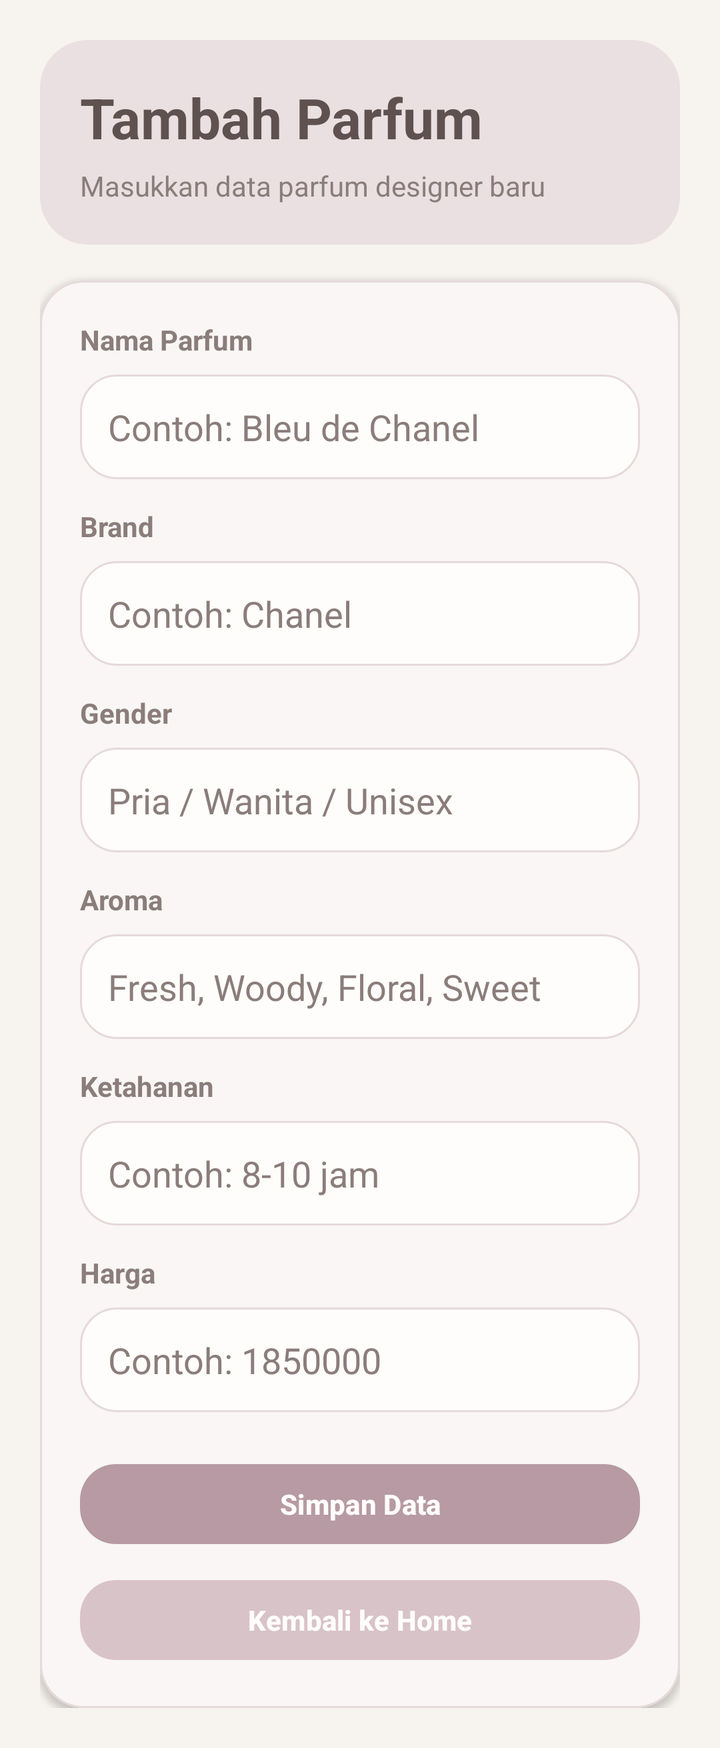
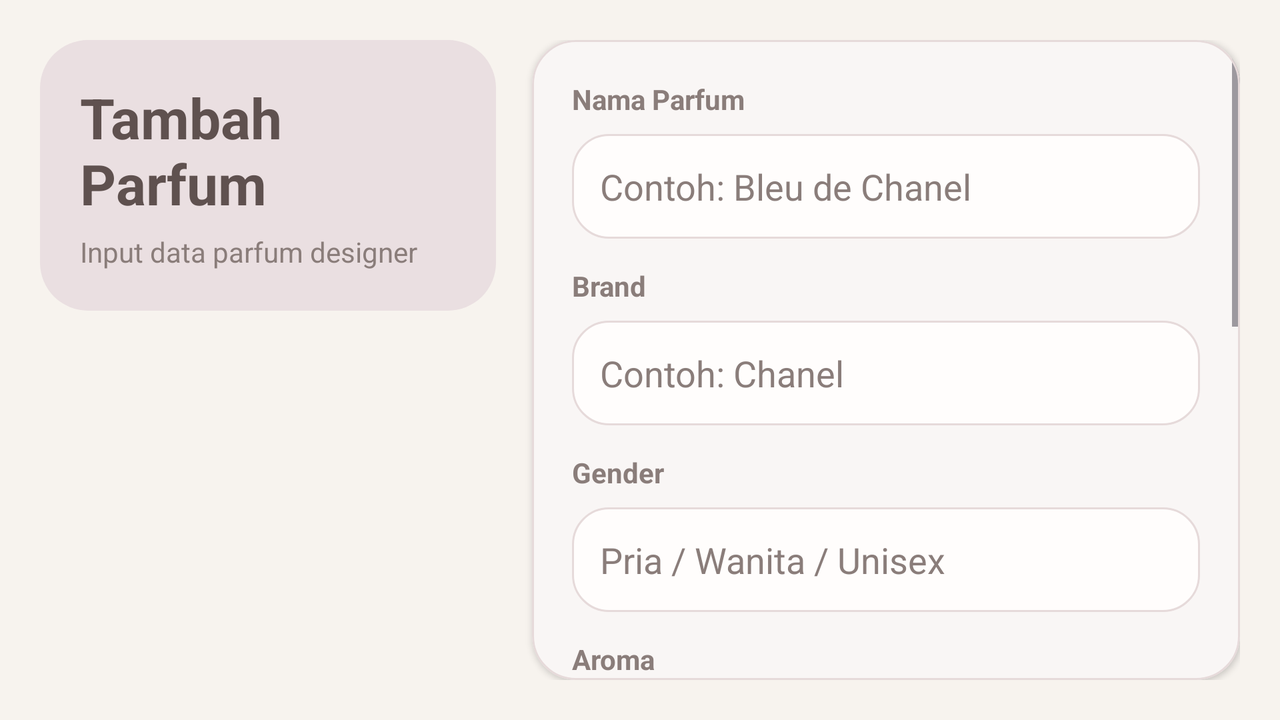

First picture: res/layout/ on a phone held upright. Second picture: the repository's own variant of that layout, on a device whose configuration matches the variant's folder. Source for both follows.
<!-- AndroidManifest.xml: application theme Theme.Nephora -->
<!-- res/layout/activity_add_parfum.xml -->
<?xml version="1.0" encoding="utf-8"?>
<ScrollView xmlns:android="http://schemas.android.com/apk/res/android"
    xmlns:app="http://schemas.android.com/apk/res-auto"
    android:layout_width="match_parent"
    android:layout_height="match_parent"
    android:background="@color/md_theme_light_background">

    <LinearLayout
        android:layout_width="match_parent"
        android:layout_height="wrap_content"
        android:orientation="vertical"
        android:padding="20dp">

        <LinearLayout
            android:layout_width="match_parent"
            android:layout_height="wrap_content"
            android:background="@drawable/bg_hero"
            android:orientation="vertical"
            android:padding="20dp">

            <TextView
                android:layout_width="wrap_content"
                android:layout_height="wrap_content"
                android:text="Tambah Parfum"
                android:textColor="@color/md_theme_light_onPrimaryContainer"
                android:textSize="28sp"
                android:textStyle="bold" />

            <TextView
                android:layout_width="wrap_content"
                android:layout_height="wrap_content"
                android:layout_marginTop="6dp"
                android:text="Masukkan data parfum designer baru"
                android:textColor="@color/text_secondary"
                android:textSize="14sp" />
        </LinearLayout>

        <com.google.android.material.card.MaterialCardView
            android:layout_width="match_parent"
            android:layout_height="wrap_content"
            android:layout_marginTop="18dp"
            app:cardBackgroundColor="@color/md_theme_light_surface"
            app:cardCornerRadius="22dp"
            app:cardElevation="2dp"
            app:strokeColor="@color/divider_soft"
            app:strokeWidth="1dp">

            <LinearLayout
                android:layout_width="match_parent"
                android:layout_height="wrap_content"
                android:orientation="vertical"
                android:padding="20dp">

                <TextView
                    android:layout_width="wrap_content"
                    android:layout_height="wrap_content"
                    android:text="Nama Parfum"
                    android:textColor="@color/text_secondary"
                    android:textStyle="bold" />

                <EditText
                    android:id="@+id/etNamaParfum"
                    android:layout_width="match_parent"
                    android:layout_height="wrap_content"
                    android:layout_marginTop="8dp"
                    android:background="@drawable/bg_soft_input"
                    android:hint="Contoh: Bleu de Chanel"
                    android:padding="14dp"
                    android:textColor="@color/md_theme_light_onSurface"
                    android:textColorHint="@color/text_secondary" />

                <TextView
                    android:layout_width="wrap_content"
                    android:layout_height="wrap_content"
                    android:layout_marginTop="14dp"
                    android:text="Brand"
                    android:textColor="@color/text_secondary"
                    android:textStyle="bold" />

                <EditText
                    android:id="@+id/etBrand"
                    android:layout_width="match_parent"
                    android:layout_height="wrap_content"
                    android:layout_marginTop="8dp"
                    android:background="@drawable/bg_soft_input"
                    android:hint="Contoh: Chanel"
                    android:padding="14dp"
                    android:textColor="@color/md_theme_light_onSurface"
                    android:textColorHint="@color/text_secondary" />

                <TextView
                    android:layout_width="wrap_content"
                    android:layout_height="wrap_content"
                    android:layout_marginTop="14dp"
                    android:text="Gender"
                    android:textColor="@color/text_secondary"
                    android:textStyle="bold" />

                <EditText
                    android:id="@+id/etGender"
                    android:layout_width="match_parent"
                    android:layout_height="wrap_content"
                    android:layout_marginTop="8dp"
                    android:background="@drawable/bg_soft_input"
                    android:hint="Pria / Wanita / Unisex"
                    android:padding="14dp"
                    android:textColor="@color/md_theme_light_onSurface"
                    android:textColorHint="@color/text_secondary" />

                <TextView
                    android:layout_width="wrap_content"
                    android:layout_height="wrap_content"
                    android:layout_marginTop="14dp"
                    android:text="Aroma"
                    android:textColor="@color/text_secondary"
                    android:textStyle="bold" />

                <EditText
                    android:id="@+id/etAroma"
                    android:layout_width="match_parent"
                    android:layout_height="wrap_content"
                    android:layout_marginTop="8dp"
                    android:background="@drawable/bg_soft_input"
                    android:hint="Fresh, Woody, Floral, Sweet"
                    android:padding="14dp"
                    android:textColor="@color/md_theme_light_onSurface"
                    android:textColorHint="@color/text_secondary" />

                <TextView
                    android:layout_width="wrap_content"
                    android:layout_height="wrap_content"
                    android:layout_marginTop="14dp"
                    android:text="Ketahanan"
                    android:textColor="@color/text_secondary"
                    android:textStyle="bold" />

                <EditText
                    android:id="@+id/etKetahanan"
                    android:layout_width="match_parent"
                    android:layout_height="wrap_content"
                    android:layout_marginTop="8dp"
                    android:background="@drawable/bg_soft_input"
                    android:hint="Contoh: 8-10 jam"
                    android:padding="14dp"
                    android:textColor="@color/md_theme_light_onSurface"
                    android:textColorHint="@color/text_secondary" />

                <TextView
                    android:layout_width="wrap_content"
                    android:layout_height="wrap_content"
                    android:layout_marginTop="14dp"
                    android:text="Harga"
                    android:textColor="@color/text_secondary"
                    android:textStyle="bold" />

                <EditText
                    android:id="@+id/etHarga"
                    android:layout_width="match_parent"
                    android:layout_height="wrap_content"
                    android:layout_marginTop="8dp"
                    android:background="@drawable/bg_soft_input"
                    android:hint="Contoh: 1850000"
                    android:inputType="number"
                    android:padding="14dp"
                    android:textColor="@color/md_theme_light_onSurface"
                    android:textColorHint="@color/text_secondary" />

                <com.google.android.material.button.MaterialButton
                    android:id="@+id/btnSimpan"
                    android:layout_width="match_parent"
                    android:layout_height="wrap_content"
                    android:layout_marginTop="22dp"
                    android:text="Simpan Data"
                    android:textAllCaps="false"
                    android:textStyle="bold"
                    app:backgroundTint="@color/md_theme_light_primary"
                    app:cornerRadius="18dp" />

                <com.google.android.material.button.MaterialButton
                    android:id="@+id/btnBackAdd"
                    android:layout_width="match_parent"
                    android:layout_height="wrap_content"
                    android:layout_marginTop="10dp"
                    android:text="Kembali ke Home"
                    android:textAllCaps="false"
                    android:textStyle="bold"
                    app:backgroundTint="@color/md_theme_light_secondary"
                    app:cornerRadius="18dp" />
            </LinearLayout>
        </com.google.android.material.card.MaterialCardView>

    </LinearLayout>
</ScrollView>
<!-- resources referenced by this layout -->
<resources>
  <color name="divider_soft">#E6DADA</color>
  <color name="md_theme_light_background">#F7F3EE</color>
  <color name="md_theme_light_onPrimaryContainer">#5F514F</color>
  <color name="md_theme_light_onSurface">#5F514F</color>
  <color name="md_theme_light_primary">#B79AA3</color>
  <color name="md_theme_light_secondary">#D8C3C8</color>
  <color name="md_theme_light_surface">#FFFDFC</color>
  <color name="text_secondary">#8A7D7A</color>
  <!-- drawable bg_hero (drawable) -->
  <?xml version="1.0" encoding="utf-8"?>
  <shape xmlns:android="http://schemas.android.com/apk/res/android">
      <solid android:color="@color/md_theme_light_primaryContainer" />
      <corners android:radius="24dp" />
  </shape>
  <!-- drawable bg_soft_input (drawable) -->
  <?xml version="1.0" encoding="utf-8"?>
  <shape xmlns:android="http://schemas.android.com/apk/res/android">
      <solid android:color="@color/md_theme_light_surface" />
      <corners android:radius="18dp" />
      <stroke
          android:width="1dp"
          android:color="@color/divider_soft" />
  </shape>
  <style name="Theme.Nephora" parent="Theme.Material3.Light.NoActionBar">
          <item name="colorPrimary">@color/md_theme_light_primary</item>
          <item name="colorOnPrimary">@color/md_theme_light_onPrimary</item>
          <item name="colorPrimaryContainer">@color/md_theme_light_primaryContainer</item>
          <item name="colorOnPrimaryContainer">@color/md_theme_light_onPrimaryContainer</item>
  
          <item name="colorSecondary">@color/md_theme_light_secondary</item>
          <item name="colorOnSecondary">@color/md_theme_light_onSecondary</item>
          <item name="colorSecondaryContainer">@color/md_theme_light_secondaryContainer</item>
          <item name="colorOnSecondaryContainer">@color/md_theme_light_onSecondaryContainer</item>
  
          <item name="colorSurface">@color/md_theme_light_surface</item>
          <item name="colorOnSurface">@color/md_theme_light_onSurface</item>
          <item name="android:colorBackground">@color/md_theme_light_background</item>
          <item name="colorOnBackground">@color/md_theme_light_onBackground</item>
  
          <item name="colorError">@color/md_theme_light_error</item>
          <item name="colorOnError">@color/md_theme_light_onError</item>
  
          <item name="android:statusBarColor">@color/md_theme_light_background</item>
          <item name="android:navigationBarColor">@color/md_theme_light_background</item>
  
          <item name="android:windowLightStatusBar" tools:targetApi="m">true</item>
          <item name="android:windowLightNavigationBar" tools:targetApi="o_mr1">true</item>
      </style>
  <color name="md_theme_light_primaryContainer">#EADFE1</color>
  <color name="md_theme_light_onPrimary">#FFFDFC</color>
  <color name="md_theme_light_onSecondary">#5F514F</color>
  <color name="md_theme_light_secondaryContainer">#F1E8EA</color>
  <color name="md_theme_light_onSecondaryContainer">#5F514F</color>
  <color name="md_theme_light_onBackground">#5F514F</color>
  <color name="md_theme_light_error">#B85C5C</color>
  <color name="md_theme_light_onError">#FFFFFF</color>
</resources>
<!-- res/layout-land/activity_add_parfum.xml (the repository's variant of the layout above) -->
<!-- drawn on the phone turned sideways -->
<?xml version="1.0" encoding="utf-8"?>
<androidx.constraintlayout.widget.ConstraintLayout
    xmlns:android="http://schemas.android.com/apk/res/android"
    xmlns:app="http://schemas.android.com/apk/res-auto"
    android:layout_width="match_parent"
    android:layout_height="match_parent"
    android:background="@color/md_theme_light_background"
    android:padding="20dp">

    <androidx.constraintlayout.widget.Guideline
        android:id="@+id/guidelineAdd"
        android:layout_width="wrap_content"
        android:layout_height="wrap_content"
        android:orientation="vertical"
        app:layout_constraintGuide_percent="0.38" />

    <LinearLayout
        android:id="@+id/leftAdd"
        android:layout_width="0dp"
        android:layout_height="0dp"
        android:orientation="vertical"
        app:layout_constraintTop_toTopOf="parent"
        app:layout_constraintBottom_toBottomOf="parent"
        app:layout_constraintStart_toStartOf="parent"
        app:layout_constraintEnd_toStartOf="@id/guidelineAdd">

        <LinearLayout
            android:layout_width="match_parent"
            android:layout_height="wrap_content"
            android:background="@drawable/bg_hero"
            android:orientation="vertical"
            android:padding="20dp">

            <TextView
                android:layout_width="wrap_content"
                android:layout_height="wrap_content"
                android:text="Tambah Parfum"
                android:textColor="@color/md_theme_light_onPrimaryContainer"
                android:textSize="28sp"
                android:textStyle="bold" />

            <TextView
                android:layout_width="wrap_content"
                android:layout_height="wrap_content"
                android:layout_marginTop="6dp"
                android:text="Input data parfum designer"
                android:textColor="@color/text_secondary"
                android:textSize="14sp" />
        </LinearLayout>
    </LinearLayout>

    <com.google.android.material.card.MaterialCardView
        android:layout_width="0dp"
        android:layout_height="0dp"
        android:layout_marginStart="18dp"
        app:cardBackgroundColor="@color/md_theme_light_surface"
        app:cardCornerRadius="22dp"
        app:cardElevation="2dp"
        app:strokeColor="@color/divider_soft"
        app:strokeWidth="1dp"
        app:layout_constraintTop_toTopOf="parent"
        app:layout_constraintBottom_toBottomOf="parent"
        app:layout_constraintStart_toEndOf="@id/guidelineAdd"
        app:layout_constraintEnd_toEndOf="parent">

        <ScrollView
            android:layout_width="match_parent"
            android:layout_height="match_parent">

            <LinearLayout
                android:layout_width="match_parent"
                android:layout_height="wrap_content"
                android:orientation="vertical"
                android:padding="20dp">

                <TextView
                    android:layout_width="wrap_content"
                    android:layout_height="wrap_content"
                    android:text="Nama Parfum"
                    android:textColor="@color/text_secondary"
                    android:textStyle="bold" />

                <EditText
                    android:id="@+id/etNamaParfum"
                    android:layout_width="match_parent"
                    android:layout_height="wrap_content"
                    android:layout_marginTop="8dp"
                    android:background="@drawable/bg_soft_input"
                    android:hint="Contoh: Bleu de Chanel"
                    android:padding="14dp"
                    android:textColor="@color/md_theme_light_onSurface"
                    android:textColorHint="@color/text_secondary" />

                <TextView
                    android:layout_width="wrap_content"
                    android:layout_height="wrap_content"
                    android:layout_marginTop="14dp"
                    android:text="Brand"
                    android:textColor="@color/text_secondary"
                    android:textStyle="bold" />

                <EditText
                    android:id="@+id/etBrand"
                    android:layout_width="match_parent"
                    android:layout_height="wrap_content"
                    android:layout_marginTop="8dp"
                    android:background="@drawable/bg_soft_input"
                    android:hint="Contoh: Chanel"
                    android:padding="14dp"
                    android:textColor="@color/md_theme_light_onSurface"
                    android:textColorHint="@color/text_secondary" />

                <TextView
                    android:layout_width="wrap_content"
                    android:layout_height="wrap_content"
                    android:layout_marginTop="14dp"
                    android:text="Gender"
                    android:textColor="@color/text_secondary"
                    android:textStyle="bold" />

                <EditText
                    android:id="@+id/etGender"
                    android:layout_width="match_parent"
                    android:layout_height="wrap_content"
                    android:layout_marginTop="8dp"
                    android:background="@drawable/bg_soft_input"
                    android:hint="Pria / Wanita / Unisex"
                    android:padding="14dp"
                    android:textColor="@color/md_theme_light_onSurface"
                    android:textColorHint="@color/text_secondary" />

                <TextView
                    android:layout_width="wrap_content"
                    android:layout_height="wrap_content"
                    android:layout_marginTop="14dp"
                    android:text="Aroma"
                    android:textColor="@color/text_secondary"
                    android:textStyle="bold" />

                <EditText
                    android:id="@+id/etAroma"
                    android:layout_width="match_parent"
                    android:layout_height="wrap_content"
                    android:layout_marginTop="8dp"
                    android:background="@drawable/bg_soft_input"
                    android:hint="Fresh, Woody, Floral, Sweet"
                    android:padding="14dp"
                    android:textColor="@color/md_theme_light_onSurface"
                    android:textColorHint="@color/text_secondary" />

                <TextView
                    android:layout_width="wrap_content"
                    android:layout_height="wrap_content"
                    android:layout_marginTop="14dp"
                    android:text="Ketahanan"
                    android:textColor="@color/text_secondary"
                    android:textStyle="bold" />

                <EditText
                    android:id="@+id/etKetahanan"
                    android:layout_width="match_parent"
                    android:layout_height="wrap_content"
                    android:layout_marginTop="8dp"
                    android:background="@drawable/bg_soft_input"
                    android:hint="Contoh: 8-10 jam"
                    android:padding="14dp"
                    android:textColor="@color/md_theme_light_onSurface"
                    android:textColorHint="@color/text_secondary" />

                <TextView
                    android:layout_width="wrap_content"
                    android:layout_height="wrap_content"
                    android:layout_marginTop="14dp"
                    android:text="Harga"
                    android:textColor="@color/text_secondary"
                    android:textStyle="bold" />

                <EditText
                    android:id="@+id/etHarga"
                    android:layout_width="match_parent"
                    android:layout_height="wrap_content"
                    android:layout_marginTop="8dp"
                    android:background="@drawable/bg_soft_input"
                    android:hint="Contoh: 1850000"
                    android:inputType="number"
                    android:padding="14dp"
                    android:textColor="@color/md_theme_light_onSurface"
                    android:textColorHint="@color/text_secondary" />

                <com.google.android.material.button.MaterialButton
                    android:id="@+id/btnSimpan"
                    android:layout_width="match_parent"
                    android:layout_height="wrap_content"
                    android:layout_marginTop="22dp"
                    android:text="Simpan Data"
                    android:textAllCaps="false"
                    android:textStyle="bold"
                    app:backgroundTint="@color/md_theme_light_primary"
                    app:cornerRadius="18dp" />

                <com.google.android.material.button.MaterialButton
                    android:id="@+id/btnBackAdd"
                    android:layout_width="match_parent"
                    android:layout_height="wrap_content"
                    android:layout_marginTop="10dp"
                    android:text="Kembali ke Home"
                    android:textAllCaps="false"
                    android:textStyle="bold"
                    app:backgroundTint="@color/md_theme_light_secondary"
                    app:cornerRadius="18dp" />
            </LinearLayout>
        </ScrollView>
    </com.google.android.material.card.MaterialCardView>

</androidx.constraintlayout.widget.ConstraintLayout>
